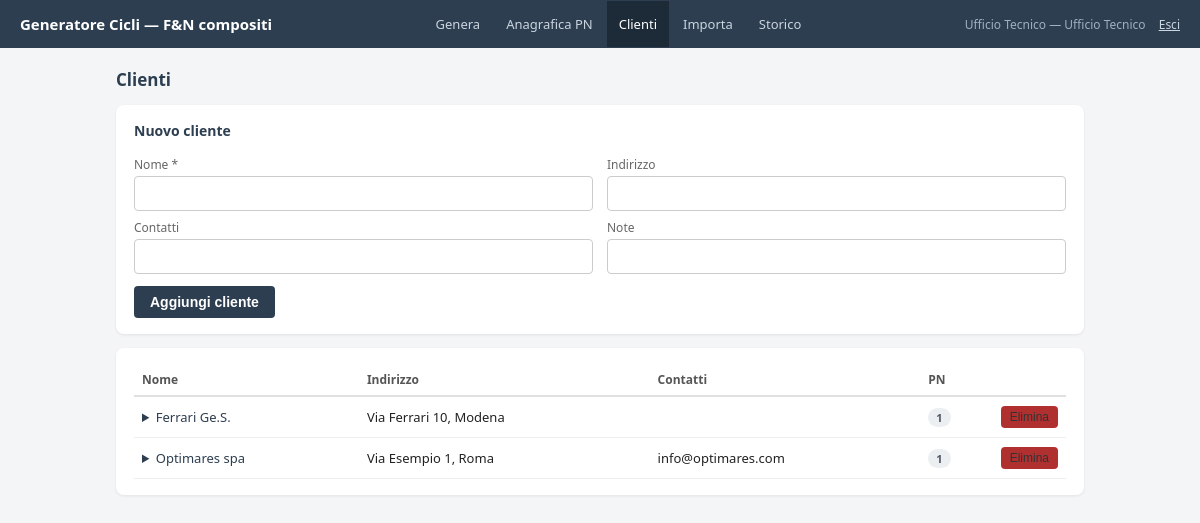
The page /clienti (signed in) on the database its author committed.
### tables this page shows
CREATE TABLE cliente (
    id INTEGER PRIMARY KEY AUTOINCREMENT,
    nome TEXT NOT NULL UNIQUE,
    indirizzo TEXT NOT NULL DEFAULT '',
    contatti TEXT NOT NULL DEFAULT '',
    note TEXT NOT NULL DEFAULT ''
);

### web/app.py (the view)
@app.route("/clienti")
@login_richiesto
def clienti():
    return render_template("clienti.html", clienti=db.clienti())

### web/app.py (called while the page is built)
def login_richiesto(vista):
    @functools.wraps(vista)
    def wrapper(*args, **kwargs):
        if "utente_id" not in session:
            return redirect(url_for("login"))
        return vista(*args, **kwargs)
    return wrapper

@app.context_processor
def variabili_comuni():
    ruolo = session.get("ruolo", "")
    return {
        "puo_redigere": permessi.puo(ruolo, "redige"),
        "puo_compilare": permessi.puo(ruolo, "compila"),
        "puo_revisionare": permessi.puo(ruolo, "revisiona"),
        "etichetta_ruolo": permessi.ETICHETTE_RUOLO.get(ruolo, ruolo),
    }

### web/db.py (called while the page is built)
def connessione() -> sqlite3.Connection:
    DB_PATH.parent.mkdir(parents=True, exist_ok=True)
    conn = sqlite3.connect(DB_PATH)
    conn.row_factory = sqlite3.Row
    conn.execute("PRAGMA foreign_keys = ON")
    return conn

def clienti() -> list[sqlite3.Row]:
    with connessione() as conn:
        return conn.execute("""
            SELECT c.*, (SELECT COUNT(*) FROM anagrafica_pn a
                         WHERE a.cliente_id = c.id) AS n_pn
            FROM cliente c ORDER BY c.nome
        """).fetchall()

### web/permessi.py (called while the page is built)
def puo(ruolo: str, azione: str) -> bool:
    return azione in AZIONI_PER_RUOLO.get(ruolo, set())

### web/templates/clienti.html (shortened to what this page needs)
{% extends "base.html" %}
{% set attiva = 'clienti' %}
{% block contenuto %}
<h2>Clienti</h2>
{% if puo_redigere %}
<div class="card">
  <h3 style="margin-top:0">Nuovo cliente</h3>
  <form method="post" action="{{ url_for('clienti_nuovo') }}">
    <div class="riga">
      <div><label>Nome *</label>
        <input name="nome" required></div>
      <div><label>Indirizzo</label>
        <input name="indirizzo"></div>
    </div>
    <div class="riga">
      <div><label>Contatti</label>
        <input name="contatti"></div>
      <div><label>Note</label>
        <input name="note"></div>
    </div>
    <div class="barra-azioni" style="margin-top:12px; margin-bottom:0">
      <button type="submit">Aggiungi cliente</button>
    </div>
  </form>
</div>
{% endif %}
{% if clienti %}
<div class="card">
  <table>
    <thead>
      <tr>
        <th>Nome</th>
        <th>Indirizzo</th>
        <th>Contatti</th>
        <th>PN</th>
        {% if puo_redigere %}<th></th>{% endif %}
      </tr>
    </thead>
    <tbody>
      {% for c in clienti %}
      <tr>
        <td>
          {% if puo_redigere %}
          <details>
            <summary>{{ c.nome }}</summary>
          </details>
          {% else %}
            {{ c.nome }}
          {% endif %}
        </td>
        <td>{{ c.indirizzo }}</td>
        <td>{{ c.contatti }}</td>
        <td><span class="badge neutro">{{ c.n_pn }}</span></td>
        {% if puo_redigere %}
        <td style="width:1%">
          <form method="post" action="{{ url_for('clienti_elimina', cliente_id=c.id) }}"
                onsubmit="return confirm('Eliminare il cliente {{ c.nome }}?')">
            <button type="submit" class="chiaro piccolo pericolo">Elimina</button>
          </form>
        </td>
        {% endif %}
      </tr>
      {% endfor %}
    </tbody>
  </table>
</div>
{% else %}
<div class="card"><p class="vuoto">Nessun cliente presente.</p></div>
{% endif %}
{% endblock %}

### web/templates/base.html (style rules this page uses)
* { box-sizing: border-box; }
body { font-family: system-ui, -apple-system, sans-serif; background: #f4f5f7; margin: 0; color: #222; font-size: 14px; }
h2 { font-size: 17px; color: #2c3e50; margin: 0 0 14px; font-weight: 600; }
h3 { font-size: 14px; color: #2c3e50; margin: 18px 0 8px; font-weight: 600; }
.card { background: white; border-radius: 8px; padding: 16px 18px; margin-bottom: 14px; box-shadow: 0 1px 3px rgba(0,0,0,0.08); }
label { font-size: 12px; color: #666; display: block; margin: 8px 0 3px; }
input, select, textarea { width: 100%; padding: 7px 8px; font-size: 14px; border: 1px solid #ccc; border-radius: 4px; font-family: inherit; background: white; }
button, .bottone { padding: 8px 16px; font-size: 14px; font-weight: 600; background: #2c3e50; color: white; border: none; border-radius: 4px; cursor: pointer; text-decoration: none; display: inline-block; }
button.chiaro { background: #e4e7eb; color: #333; font-weight: 400; }
button.pericolo { background: #b03030; }
button.piccolo { padding: 4px 9px; font-size: 12px; font-weight: 400; }
table { width: 100%; border-collapse: collapse; font-size: 13px; }
th { text-align: left; font-weight: 600; color: #555; padding: 7px 8px; border-bottom: 2px solid #e0e0e0; font-size: 12px; }
td { padding: 7px 8px; border-bottom: 1px solid #eee; vertical-align: middle; }
.riga { display: flex; gap: 14px; align-items: flex-end; flex-wrap: wrap; }
.riga > * { flex: 1; min-width: 140px; }
.badge { font-size: 11px; padding: 2px 8px; border-radius: 10px; font-weight: 600; }
.badge.neutro { background: #eceff1; color: #556; }
.barra-azioni { display: flex; gap: 8px; align-items: center; flex-wrap: wrap; margin-bottom: 12px; }
details summary { cursor: pointer; font-size: 13px; color: #2c3e50; padding: 4px 0; }

### rows shown on the page
cliente: nome "Ferrari Ge.S.", indirizzo "Via Ferrari 10, Modena", n_pn "1"
cliente: nome "Optimares spa", indirizzo "Via Esempio 1, Roma", contatti "info@optimares.com", n_pn "1"

### other values the page prints
{{ session.get('nome_visualizzato') or session.get('username') }} "Ufficio Tecnico"
{{ etichetta_ruolo }} "Ufficio Tecnico"
